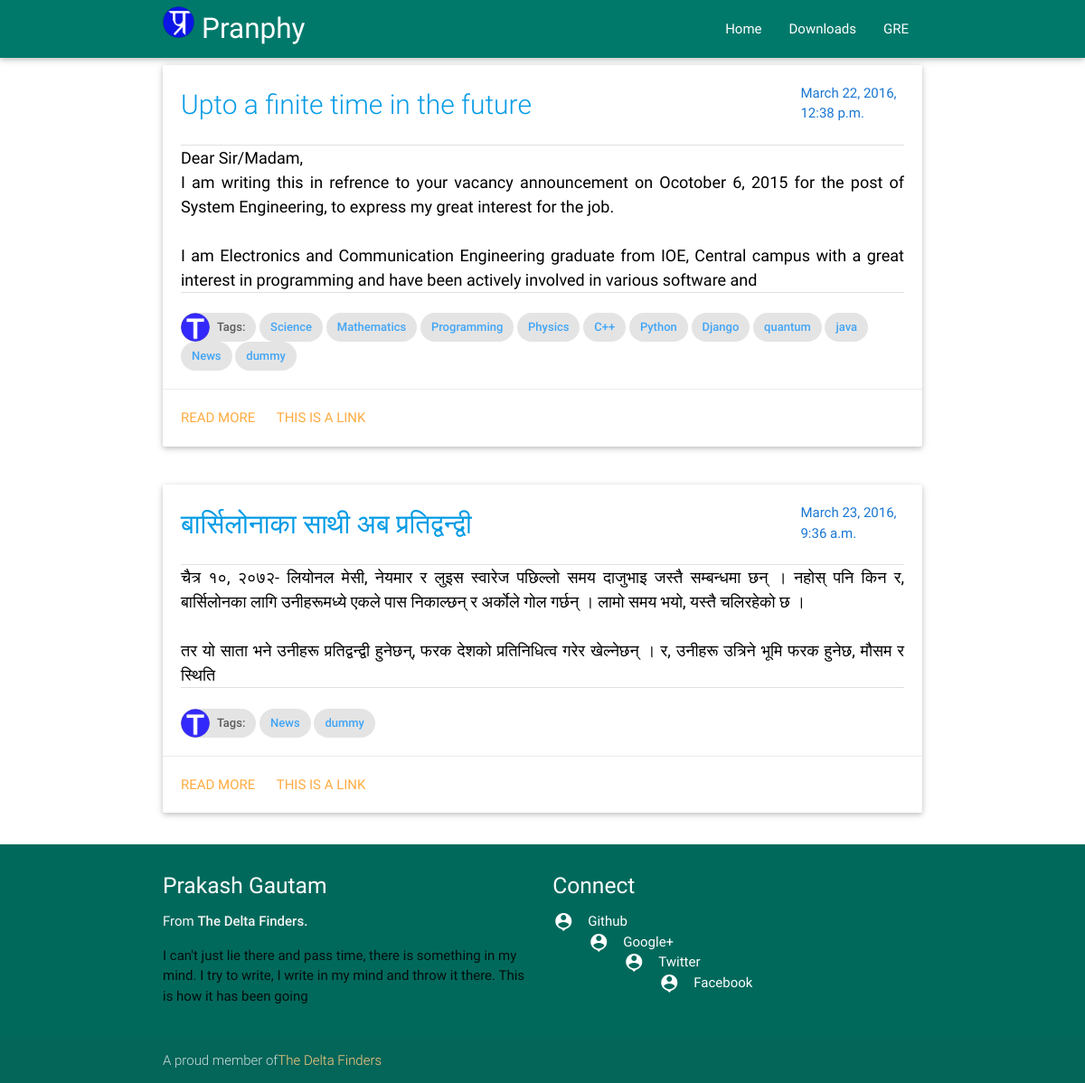
The page / on the database its author committed.
### Blog/models.py (models this page shows, shortened)
class BlogPost(models.Model):
    title = models.CharField(max_length=200,unique=True)
    body = models.TextField()
    createdate = models.DateTimeField(auto_now_add=True)
    updatedate = models.DateTimeField(auto_now=True)
    tags = models.ManyToManyField('Tag',blank=True)
    slug = models.SlugField(max_length=200, unique=True,allow_unicode=True)

class Tag(models.Model):
    word = models.CharField(max_length=100,unique=True)
    def __str__(self):
        return self.word

### Blog/views.py (the view)
# urls.py: url(r'^$', views.index, name='index'),
def index(request):
    allposts = BlogPost.objects.all()
    template = loader.get_template('Blog/index.html')
    Repeat = [1,2]
    context   = {
        'Repeat' : Repeat,
        'allposts' : allposts,
    }
    return HttpResponse(template.render(context,request))

### Blog/templatetags/BlogExtras.py (called while the page is built)
@register.filter
@stringfilter
def shorten(value,length):
    return value[0:length]

### Blog/templates/Blog/index.html
{%extends "base.html" %}
{%load staticfiles %}
{%load BlogExtras %}
{%block bodycontent %}
{%block full-card %}
<div class="container">
{% for post in allposts %}
<div class="row">
    <div class="col l12 s12 m12">
      <div class="card ">
        <div class="card-content black-text">
          <div class="row">
              <div class="col s7 m8 l10">
                  <span class="card-title teal-text text-darken-3" style="font-size: 2em">
                      <a href="{% url 'detail' post.slug %}">{{post.title}}</a>
                  </span>
              </div>
              <div class="col s5 m4  l2">
                  <span class="blue-text text-darken-2" style="text-align: right;">{{post.createdate}}</span>
              </div>
            </div>
            <div class="divider"></div>
            <div class="content" style="text-align: justify; font-size: 1.2em">
            <p>
                {{post.body|shorten:350|linebreaksbr}}
            </p>
          </div>
          <div class="divider"></div>
          <br/>
          <div class="chip">
                <img src="{%static 'images/capital-t.png'%}" alt="Tags">
                Tags:
          </div>
          {%for tag in post.tags.all %}
          <a href="#"><div class="chip blue-text text-lighten-1">{{tag}}</div></a>
          {%endfor %}
        </div>
        <div class="card-action">
            <a href="{% url 'detail' post.slug %}">read more</a>
          <a href="#">This is a link</a>
        </div>
      </div>
    </div>
</div>
{% endfor %}
</div>
{%endblock full-card%}
{%endblock bodycontent %}

### rows shown on the page
BlogPost: title "Upto a finite time in the future", createdate "March 22, 2016, 12:38 p.m.", body|shorten "Dear Sir/Madam, I am writing this in refrence to your vacancy announcement on Ocotober 6, 2015 for the post of System Engineering, to express my great interest for the job. I am Electronics and Communication Engineering graduate from IOE, Central campus with a great interest in programming and have been actively involved in various software and"
Tag: word "Science"
Tag: word "Mathematics"
Tag: word "Programming"
Tag: word "Physics"
Tag: word "C++"
Tag: word "Python"
Tag: word "Django"
Tag: word "quantum"
Tag: word "java"
Tag: word "News"
Tag: word "dummy"
BlogPost: title "बार्सिलोनाका साथी अब प्रतिद्वन्द्वी", createdate "March 23, 2016, 9:36 a.m.", body|shorten "चैत्र १०, २०७२- लियोनल मेसी, नेयमार र लुइस स्वारेज पछिल्लो समय दाजुभाइ जस्तै सम्बन्धमा छन् । नहोस् पनि किन र, बार्सिलोनका लागि उनीहरूमध्ये एकले पास निकाल्छन् र अर्कोले गोल गर्छन् । लामो समय भयो, यस्तै चलिरहेको छ । तर यो साता भने उनीहरू प्रतिद्वन्द्वी हुनेछन्, फरक देशको प्रतिनिधित्व गरेर खेल्नेछन् । र, उनीहरू उत्रिने भूमि फरक हुनेछ, मौसम र स्थिति"
